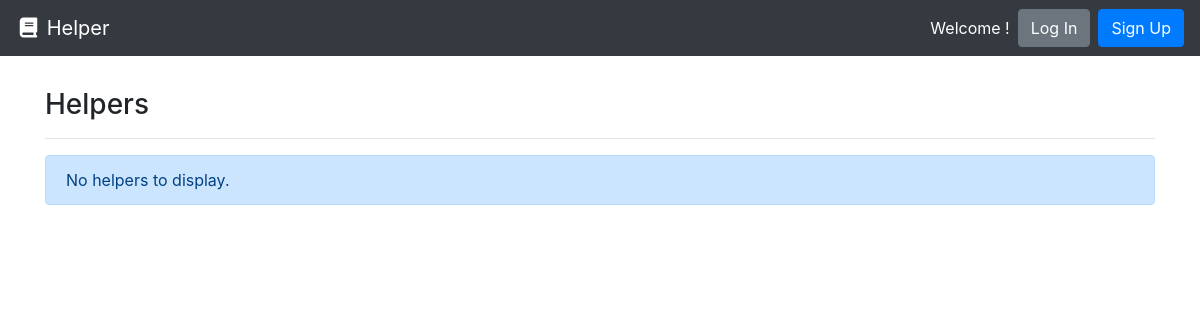
The app's page /, older data.
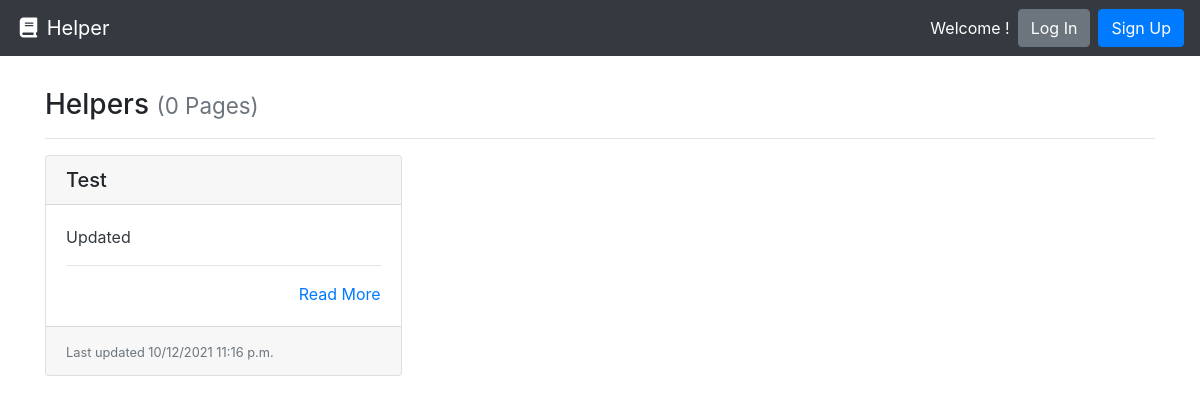
The same page, newer data.
### list/models.py (models this page shows, shortened)
class Listing(models.Model):
    title = models.CharField(max_length=120)
    created = models.DateTimeField(auto_now_add=True,
                                   help_text="The date and time this page was created. Automatically generated when the model saves.")
    summary = models.TextField()
    slug = models.CharField(max_length=settings.POST_TITLE_MAX_LENGTH, blank=True, editable=False,
                            help_text="Unique URL path to access this page. Generated by the system.")

### list/views.py (the view)
# urls.py: path('', HelperListView.as_view(), name='listing-page'),
class HelperListView(ListView):
    model = Listing
    def get(self, request):
        lists = self.get_queryset().all()
        return render(request, 'list.html', {
          'lists': lists
        })

### list/templates/list.html
{% extends "base.html" %}
{% block content %}
  <h3>Helpers {% if lists %}<small class="text-muted">({{ list|length }} Page{{ list|length|pluralize:"s" }})</small>{% endif %}</h3>
  <hr>
  {% if lists %}
    <div class="card-columns">
      {% for list in lists %}
        {% include "partials/card.html" %}
      {% endfor %}
    </div>
  {% else %}
    <div class="alert alert-primary" role="alert">No helpers to display.</div>
  {% endif %}
{% endblock %}

### templates/base.html (shortened to what this page needs)
<!doctype html>
<html lang="en">
  <head>
    <link rel="stylesheet" href="https://stackpath.bootstrapcdn.com/bootstrap/4.3.1/css/bootstrap.min.css"
>
  </head>
  <body>
    <nav class="navbar navbar-expand-md navbar-dark bg-dark">
      <a class="navbar-brand" href="{% url 'listing-page' %}"><i class="fas fa-fw fa-book"></i> Helper</a>
      <form class="form-inline ml-auto">
        <div class="text-white">Welcome <strong>{{user.username}}</strong>!</div>
        {% if user.is_authenticated %}
          <a href="/new/" class="btn btn-success ml-4">New Listing</a>
          <a href="{% url 'logout' %}" class="btn btn-danger ml-2">Log Out</a>
        {% else %}
        <a href="{% url 'login' %}" class="btn btn-secondary ml-2">Log In</a>
        <a href="{% url 'signup' %}" class="btn btn-primary ml-2">Sign Up</a>
        {% endif %}
      </form>
    </nav>
    <main role="main" class="container" style="margin-top: 4vh;">
      {% block content %}{% endblock %}
    </main>
  </body>

### list/templates/partials/card.html
<div class="card mb-3">
    <h5 class="card-header ">{{ list.title }}</h5>
    <div class="card-body border-dark">
      <p class="card-text text-dark">
        {{ list.summary|truncatewords_html:30 }}
        <hr>
        <div class="text-right"><a href="{% url 'helper-detail' list.slug %}" title="Read More">Read More</a></div>
    </div>
    <div class="card-footer">
      <small class="text-muted">Last updated {{ list.created|date:"SHORT_DATETIME_FORMAT" }}</small>
    </div>
  </div>

Row changes from the older to the newer data that the page shows:
added Listing: title "Test", summary "Updated", created "10/12/2021 11:16 p.m."
Text that changed along with them:
{{ list|length }}: (not shown) → "0"
text no longer shown: "No helpers to display."
text now shown: "( Page )"
